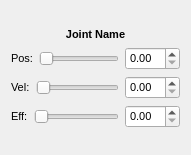
<?xml version="1.0" encoding="UTF-8"?>
<ui version="4.0">
 <class>JointForm</class>
 <widget class="QWidget" name="JointForm">
  <property name="geometry">
   <rect>
    <x>0</x>
    <y>0</y>
    <width>191</width>
    <height>155</height>
   </rect>
  </property>
  <property name="font">
   <font>
    <pointsize>8</pointsize>
   </font>
  </property>
  <property name="windowTitle">
   <string>Form</string>
  </property>
  <layout class="QVBoxLayout" name="verticalLayout">
   <item>
    <spacer name="verticalSpacer_2">
     <property name="orientation">
      <enum>Qt::Vertical</enum>
     </property>
     <property name="sizeHint" stdset="0">
      <size>
       <width>20</width>
       <height>0</height>
      </size>
     </property>
    </spacer>
   </item>
   <item>
    <widget class="QLabel" name="lblName">
     <property name="font">
      <font>
       <weight>75</weight>
       <bold>true</bold>
      </font>
     </property>
     <property name="text">
      <string>Joint Name</string>
     </property>
     <property name="alignment">
      <set>Qt::AlignCenter</set>
     </property>
    </widget>
   </item>
   <item>
    <layout class="QHBoxLayout" name="horizontalLayout">
     <item>
      <widget class="QLabel" name="lblPos">
       <property name="text">
        <string>Pos:</string>
       </property>
      </widget>
     </item>
     <item>
      <widget class="QSlider" name="slPos">
       <property name="minimumSize">
        <size>
         <width>80</width>
         <height>0</height>
        </size>
       </property>
       <property name="orientation">
        <enum>Qt::Horizontal</enum>
       </property>
      </widget>
     </item>
     <item>
      <widget class="QDoubleSpinBox" name="dsbPos">
       <property name="singleStep">
        <double>0.010000000000000</double>
       </property>
      </widget>
     </item>
    </layout>
   </item>
   <item>
    <layout class="QHBoxLayout" name="horizontalLayout_2">
     <item>
      <widget class="QLabel" name="lblVel">
       <property name="text">
        <string>Vel:</string>
       </property>
      </widget>
     </item>
     <item>
      <widget class="QSlider" name="slVel">
       <property name="minimumSize">
        <size>
         <width>80</width>
         <height>0</height>
        </size>
       </property>
       <property name="orientation">
        <enum>Qt::Horizontal</enum>
       </property>
      </widget>
     </item>
     <item>
      <widget class="QDoubleSpinBox" name="dsbVel">
       <property name="singleStep">
        <double>0.010000000000000</double>
       </property>
      </widget>
     </item>
    </layout>
   </item>
   <item>
    <layout class="QHBoxLayout" name="horizontalLayout_3">
     <item>
      <widget class="QLabel" name="lblEff">
       <property name="text">
        <string>Eff:</string>
       </property>
      </widget>
     </item>
     <item>
      <widget class="QSlider" name="slEff">
       <property name="minimumSize">
        <size>
         <width>80</width>
         <height>0</height>
        </size>
       </property>
       <property name="orientation">
        <enum>Qt::Horizontal</enum>
       </property>
      </widget>
     </item>
     <item>
      <widget class="QDoubleSpinBox" name="dsbEff">
       <property name="singleStep">
        <double>0.010000000000000</double>
       </property>
      </widget>
     </item>
    </layout>
   </item>
   <item>
    <spacer name="verticalSpacer">
     <property name="orientation">
      <enum>Qt::Vertical</enum>
     </property>
     <property name="sizeHint" stdset="0">
      <size>
       <width>20</width>
       <height>0</height>
      </size>
     </property>
    </spacer>
   </item>
  </layout>
 </widget>
 <resources/>
 <connections/>
</ui>
